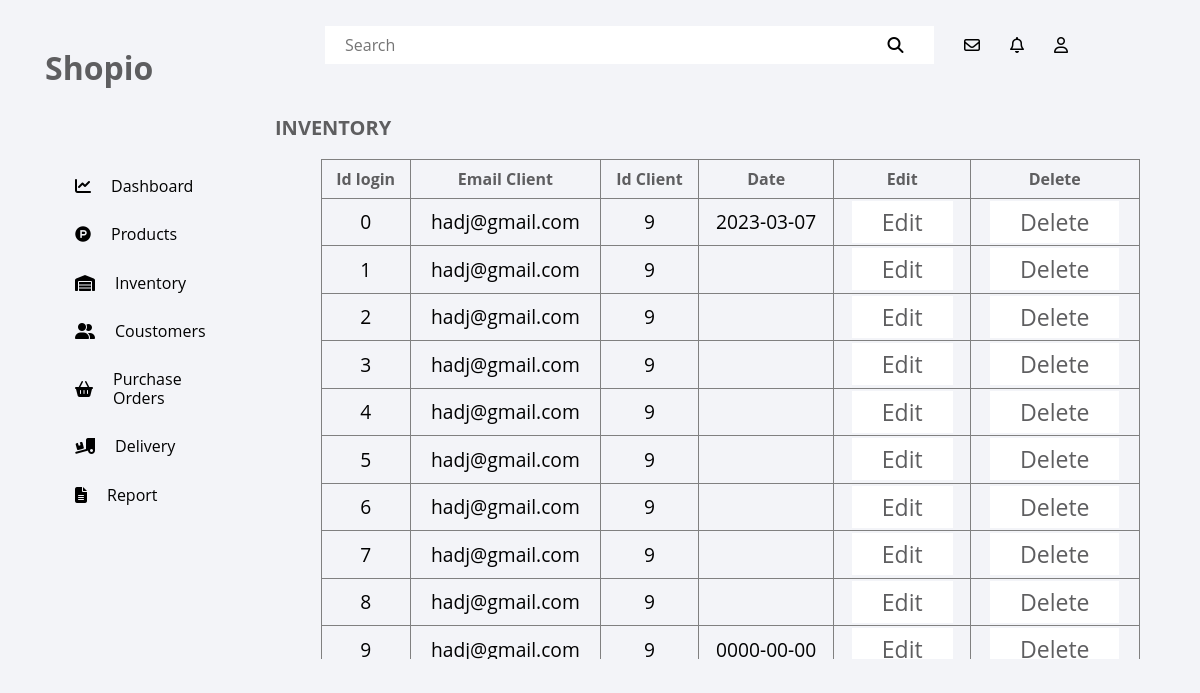
/admin/inventory.php (signed in), run on the app's committed database.
### tables this page shows
CREATE TABLE `logclient` (
  `IdClient` int(11) NOT NULL,
  `emailClient` varchar(100) NOT NULL,
  `passwordClient` varchar(100) NOT NULL,
  `loginId` int(11) NOT NULL,
  `Date` date DEFAULT NULL
);

### admin/inventory.php (the view, shortened to what this page needs)
<!DOCTYPE html>
<html lang="en">
<head>
    <link rel="stylesheet" href="Css/dashboard.css">
    <link rel="stylesheet" href="Css/inventory.css">
    <link rel="stylesheet" href="Css/normalize.css">
    <link rel="stylesheet" href="Css/all.min.css">
</head>
<body>
    <?php
        $host = "127.0.0.1";
        $user = "root";
        $pass = '';
        $db = 'e-commerce';
        $port = '3306';
        $con = mysqli_connect($host,$user,$pass,$db,$port);
    ?>
    <div class="admin_panel">
        <div class="menu">
            <div class="container">
                <ul>
                    <li class="search">
                        <form action="inventory.php">
                            <input type="search" name="search_input" placeholder="Search">
                            <i class="fas fa-search"></i>
                        </form>
                    </li>
                    <li><i class="fa-regular fa-envelope"></i></li>
                    <li><i class="fa-regular fa-bell"></i></li>
                    <li><i class="far fa-user"></i></li>
                </ul>
            </div>
        </div>
        <div class="sideBar">
            <div class="container">
                <div class="bar">
                    <h1 id="logo"><a href="#">Shopio</a></h1>
                    <div class="explor">
                        <div class="box">
                        <i class="fa-solid fa-chart-line"></i>
                            <a href="dashboard.php">Dashboard</a>
                        </div>
                        <div class="box">
                            <i class="fab fa-product-hunt"></i>
                            <a href="prodects.php">Products</a>
                        </div>
                        <div class="box">
                            <i class="fa-solid fa-warehouse"></i>
                            <a href="inventory.php">Inventory</a>
                        </div>
                        <div class="box">
                            <i class="fas fa-user-friends"></i>
                            <a href="coustomers.php">Coustomers</a>
                        </div>
                        <div class="box">
                            <i class="fa-solid fa-basket-shopping"></i>
                            <a href="purchase_orders.php">Purchase Orders</a>
                        </div>
                        <div class="box">
                            <i class="fas fa-truck-loading"></i>
                            <a href="delivery.php">Delivery</a>
                        </div>
                        <div class="box">
                            <i class="fas fa-file-alt"></i>
                            <a href="report.php">Report</a>
                        </div>
                    </div>
                </div>
            </div>
        </div>
        <div class="content">
            <div class="container">
                <div class="titel">
                    <h3>INVENTORY</h3>
                </div>
                <div class="table">
                    <table border="1" cellpadding='0'>
                        <thead>
                            <tr>
                                <th>Id login</th>
                                <th>Email Client</th>
                                <th>Id Client</th>
                                <th>Date</th>
                                <th>Edit</th>
                                <th>Delete</th>
                            </tr>
                        </thead>
                        <tbody>
                            <?php
                            if(empty($_GET['search_input']))
                            $sql = "SELECT * FROM `logclient`";
                            else{
                                $search_input = $_GET['search_input'];
                                $sql = "SELECT * FROM `logclient` where emailClient like '%$search_input%'";
                            }
                    $result = mysqli_query($con, $sql);
                    while ($row = mysqli_fetch_assoc($result)){
                        $loginId = $row['loginId'];
                        $emailClient = $row['emailClient'];
                        $IdClient = $row['IdClient'];
                        $Date = $row['Date'];
                        echo '<tr>
                        <td>'.$loginId.'</td>
                        <td>'.$emailClient.'</td>
                        <td>'.$IdClient.'</td>
                        <td>'.$Date.'</td>
                        <td><a href="editCoustomers.php?idClient='.$IdClient.'" class="btnDelete">Edit</a></td>
                        <td><a href="delete.php?idProduct='.$loginId.'&tabel=inventory" class="btnDelete">Delete</a></td>
                        </tr>';
                    }
                    ?>
                        </tbody>
                    </table>
                </div>
            </div>
        </div>
    </div>
</body>
</html>

### admin/Css/dashboard.css (style rules this page uses)
:root { --main-color: #f3f4f8; --sec-color: #5e5e60; --text-color-white: #eeeeee; --text-color-black: #191919; --image-color: #19191952; }
* { -webkit-box-sizing: border-box; -moz-box-sizing: border-box; box-sizing: border-box; }
html { scroll-behavior: smooth; }
body { font-family: "Open Sans", sans-serif; background-color: var(--main-color); }
.container { padding-left: 15px; padding-right: 15px; margin-left: auto; margin-right: auto; }
@media (min-width: 768px) { .container { width: 750px; } }
@media (min-width: 992px) { .container { width: 970px; } }
@media (min-width: 1200px) { .container { width: 1170px; } }
.titel { position: relative; display: flex; align-items: center; justify-content: space-between; }
.titel h3 { font-weight: bold; font-size: 20px; color: var(--sec-color); }
.admin_panel { display: grid; grid-template-columns: 260px 1fr 1fr 1fr; grid-template-rows: .2fr 3fr; grid-template-areas: "sideBar menu menu menu" "sideBar content content content"; height: 100vh; }
.menu { grid-area: menu; height: 70px; position: relative; }
.menu .container { position: absolute; margin: 10px; width: 100%; }
.menu .container .search { position: relative; width: 70%; margin: 0; }
.menu .container .search input { outline: none; border: none; width: 100%; padding: 10px 20px; }
.menu .container .search i { position: absolute; top: 50%; transform: translateY(-50%); right: 5%; }
.menu .container ul { display: flex; align-items: center; gap: 30px; }
.menu .container ul li { display: inline-block; }
.sideBar { grid-area: sideBar; height: 100%; }
.sideBar .container { width: 100%; }
.sideBar .container .bar { position: relative; }
.sideBar .container #logo { margin: 50px 30px; }
.sideBar .container #logo a { text-decoration: none; color: var(--sec-color); }
.sideBar .container .explor { margin: auto; display: block; padding: 10px 0; margin-left: 20px; }
.sideBar .container .explor .box { display: flex; align-items: center; margin: 30px 20px; }
.sideBar .container .explor .box i { margin: 0 20px; }
.sideBar .container .explor .box a { text-decoration: none; color: var(--text-color); }
.content { grid-area: content; background-color: var(--main-color); }
.content .container { width: 100%; }
.table { max-height: 500px; display: flex; justify-content: center; overflow: auto; }
.table table { border-collapse: collapse; width: 90%; }
.table table th { color: var(--sec-color); padding: 10px; }
.table table td { font-size: 1.2em; padding: 10px; text-align: center; }
.btnDelete { background-color: white; color: var(--sec-color); font-size: 1.2em; padding: 5px 30px; text-decoration: none; }

### admin/Css/inventory.css (style rules this page uses)
:root { --main-color: #f3f4f8; --sec-color: #5e5e60; --text-color-white: #eeeeee; --text-color-black: #191919; --image-color: #19191952; }
.table { max-height: 500px; display: flex; justify-content: center; overflow: auto; }
.table table { border-collapse: collapse; width: 90%; }
.table table th { color: var(--sec-color); padding: 10px; }
.table table td { font-size: 1.2em; padding: 10px; text-align: center; }
.btnDelete { background-color: white; color: var(--sec-color); font-size: 1.2em; padding: 5px 30px; text-decoration: none; }

### data on the page
logclient: loginId "0", emailClient "hadj@gmail.com", IdClient "9", Date "2023-03-07"
logclient: loginId "1", emailClient "hadj@gmail.com", IdClient "9"
logclient: loginId "2", emailClient "hadj@gmail.com", IdClient "9"
logclient: loginId "3", emailClient "hadj@gmail.com", IdClient "9"
logclient: loginId "4", emailClient "hadj@gmail.com", IdClient "9"
logclient: loginId "5", emailClient "hadj@gmail.com", IdClient "9"
logclient: loginId "6", emailClient "hadj@gmail.com", IdClient "9"
logclient: loginId "7", emailClient "hadj@gmail.com", IdClient "9"
logclient: loginId "8", emailClient "hadj@gmail.com", IdClient "9"
logclient: loginId "9", emailClient "hadj@gmail.com", IdClient "9", Date "0000-00-00"
